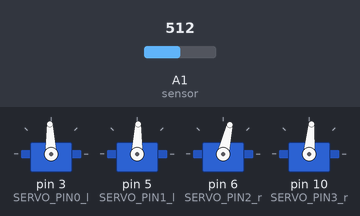
Recording of a sketch running on a simulated Arduino Uno, built with avr-gcc and run on an emulated ATmega328P. Parts: 4 × servo. Inputs (shaded band) come from the test bench; at power-on: A1 (sensor) = 512. What the sketch prints to the serial monitor is not drawn.

Above: at 1.2 s.
1.3 s: A1 (sensor) set to 0
At 2.5 s:
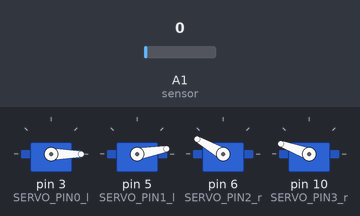
2.8 s: A1 (sensor) set to 122
At 3.8 s:
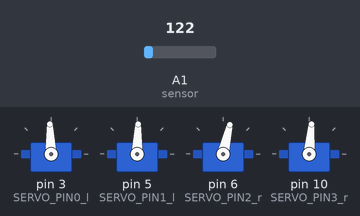
Timing chart, 0 to 5.8 s (numbered marks = the images above; inputs shaded):
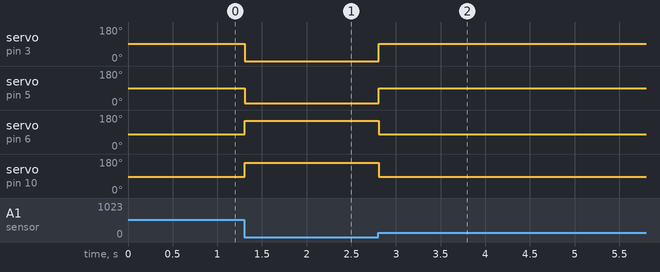

The sketch:

kresling.ino
```cpp
#include <Servo.h>

#define SERVO_PIN0_l 3

#define SERVO_PIN1_l 5

#define SERVO_PIN2_r 6

#define SERVO_PIN3_r 10

#define ANALOG_PIN_0 1

int val0;

int currentState;


Servo myservo0_l;

Servo myservo1_l;

Servo myservo2_r;

Servo myservo3_r;

void setup() {

  Serial.begin(115200);

  myservo0_l.attach(SERVO_PIN0_l);

  myservo1_l.attach(SERVO_PIN1_l);

  myservo2_r.attach(SERVO_PIN2_r);

  myservo3_r.attach(SERVO_PIN3_r);

  currentState = 0;

}


int sensor(){

  val0 = analogRead(A1);

  Serial.println(val0);

  if(val0 == 0){

    currentState = 1;

  }else{

    currentState = 0;

  }

  return currentState;

}

void loop() {

  currentState = sensor();

  Serial.println(currentState);

  if (currentState == 1){

    myservo0_l.write(0);

    myservo1_l.write(10);

    myservo2_r.write(150);

    myservo3_r.write(160);

  }else{

    myservo0_l.write(92);

    myservo1_l.write(88);

    myservo2_r.write(77);

    myservo3_r.write(85);

    //delay(10);

  }

   delay(5);

}
```

Measured:
- after the input at 1.3 s, servo on pin 3 (SERVO_PIN0_l): 92° → 0° at once; servo on pin 5 (SERVO_PIN1_l): 88° → 10° at once; servo on pin 6 (SERVO_PIN2_r): 77° → 150° at once; servo on pin 10 (SERVO_PIN3_r): 85° → 160° at once
- after the input at 2.8 s, servo on pin 3 (SERVO_PIN0_l): 0° → 92° at once; servo on pin 5 (SERVO_PIN1_l): 10° → 88° at once; servo on pin 6 (SERVO_PIN2_r): 150° → 77° at once; servo on pin 10 (SERVO_PIN3_r): 160° → 85° at once
